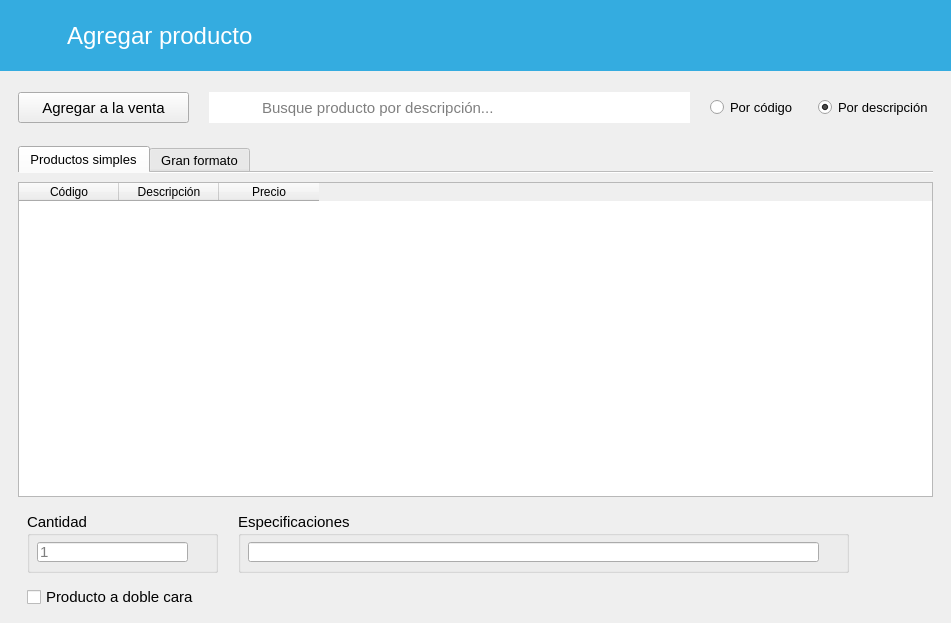
<?xml version="1.0" encoding="UTF-8"?>
<ui version="4.0">
 <class>AgregarProducto</class>
 <widget class="QWidget" name="AgregarProducto">
  <property name="geometry">
   <rect>
    <x>0</x>
    <y>0</y>
    <width>951</width>
    <height>623</height>
   </rect>
  </property>
  <property name="windowTitle">
   <string>Form</string>
  </property>
  <layout class="QVBoxLayout" name="verticalLayout_5">
   <property name="leftMargin">
    <number>0</number>
   </property>
   <property name="topMargin">
    <number>0</number>
   </property>
   <property name="rightMargin">
    <number>0</number>
   </property>
   <property name="bottomMargin">
    <number>0</number>
   </property>
   <item>
    <widget class="QFrame" name="frame">
     <property name="sizePolicy">
      <sizepolicy hsizetype="Expanding" vsizetype="Preferred">
       <horstretch>0</horstretch>
       <verstretch>0</verstretch>
      </sizepolicy>
     </property>
     <property name="styleSheet">
      <string notr="true">background-color: rgb(52, 172, 224);</string>
     </property>
     <property name="frameShadow">
      <enum>QFrame::Raised</enum>
     </property>
     <layout class="QVBoxLayout" name="verticalLayout_2">
      <property name="spacing">
       <number>0</number>
      </property>
      <property name="leftMargin">
       <number>0</number>
      </property>
      <property name="topMargin">
       <number>0</number>
      </property>
      <property name="rightMargin">
       <number>0</number>
      </property>
      <property name="bottomMargin">
       <number>0</number>
      </property>
      <item>
       <widget class="QFrame" name="frame_4">
        <property name="sizePolicy">
         <sizepolicy hsizetype="Maximum" vsizetype="Preferred">
          <horstretch>0</horstretch>
          <verstretch>0</verstretch>
         </sizepolicy>
        </property>
        <property name="styleSheet">
         <string notr="true">QFrame { border:none; }
background-color: rgb(52, 172, 224);</string>
        </property>
        <property name="frameShadow">
         <enum>QFrame::Raised</enum>
        </property>
        <layout class="QHBoxLayout" name="horizontalLayout">
         <property name="spacing">
          <number>15</number>
         </property>
         <property name="leftMargin">
          <number>20</number>
         </property>
         <property name="topMargin">
          <number>15</number>
         </property>
         <property name="rightMargin">
          <number>20</number>
         </property>
         <property name="bottomMargin">
          <number>15</number>
         </property>
         <item>
          <widget class="QPushButton" name="btRegresar">
           <property name="cursor">
            <cursorShape>PointingHandCursor</cursorShape>
           </property>
           <property name="styleSheet">
            <string notr="true">QPushButton {
        background-color: transparent;
        border: none;
        padding: 0px;
    }
    QPushButton:hover {
        background-color: rgba(255, 255, 255, 0);
    }
    QPushButton:pressed {
        background-color: rgba(255, 255, 255, 0);
    }</string>
           </property>
           <property name="icon">
            <iconset resource="../resources.qrc">
             <normaloff>:/img/resources/images/leftarrow.png</normaloff>:/img/resources/images/leftarrow.png</iconset>
           </property>
           <property name="iconSize">
            <size>
             <width>40</width>
             <height>40</height>
            </size>
           </property>
           <property name="flat">
            <bool>true</bool>
           </property>
          </widget>
         </item>
         <item>
          <widget class="QLabel" name="label">
           <property name="minimumSize">
            <size>
             <width>201</width>
             <height>41</height>
            </size>
           </property>
           <property name="font">
            <font>
             <pointsize>18</pointsize>
            </font>
           </property>
           <property name="styleSheet">
            <string notr="true">color: rgb(255, 255, 255);</string>
           </property>
           <property name="text">
            <string>Agregar producto</string>
           </property>
          </widget>
         </item>
        </layout>
       </widget>
      </item>
     </layout>
    </widget>
   </item>
   <item>
    <widget class="QFrame" name="frame_5">
     <property name="frameShadow">
      <enum>QFrame::Raised</enum>
     </property>
     <layout class="QHBoxLayout" name="horizontalLayout_4">
      <property name="spacing">
       <number>20</number>
      </property>
      <property name="leftMargin">
       <number>18</number>
      </property>
      <property name="topMargin">
       <number>15</number>
      </property>
      <property name="rightMargin">
       <number>18</number>
      </property>
      <property name="bottomMargin">
       <number>8</number>
      </property>
      <item>
       <widget class="QFrame" name="frame_7">
        <property name="frameShadow">
         <enum>QFrame::Raised</enum>
        </property>
        <layout class="QHBoxLayout" name="horizontalLayout_2">
         <property name="spacing">
          <number>0</number>
         </property>
         <property name="leftMargin">
          <number>0</number>
         </property>
         <property name="topMargin">
          <number>0</number>
         </property>
         <property name="rightMargin">
          <number>0</number>
         </property>
         <property name="bottomMargin">
          <number>0</number>
         </property>
         <item>
          <widget class="QPushButton" name="btAgregar">
           <property name="minimumSize">
            <size>
             <width>171</width>
             <height>31</height>
            </size>
           </property>
           <property name="font">
            <font>
             <pointsize>11</pointsize>
            </font>
           </property>
           <property name="text">
            <string>Agregar a la venta</string>
           </property>
           <property name="icon">
            <iconset resource="../resources.qrc">
             <normaloff>:/img/resources/images/accept.png</normaloff>:/img/resources/images/accept.png</iconset>
           </property>
          </widget>
         </item>
        </layout>
       </widget>
      </item>
      <item>
       <widget class="QFrame" name="frame_8">
        <property name="sizePolicy">
         <sizepolicy hsizetype="Expanding" vsizetype="Preferred">
          <horstretch>0</horstretch>
          <verstretch>0</verstretch>
         </sizepolicy>
        </property>
        <property name="frameShadow">
         <enum>QFrame::Raised</enum>
        </property>
        <layout class="QHBoxLayout" name="horizontalLayout_3">
         <property name="spacing">
          <number>0</number>
         </property>
         <property name="leftMargin">
          <number>0</number>
         </property>
         <property name="topMargin">
          <number>0</number>
         </property>
         <property name="rightMargin">
          <number>0</number>
         </property>
         <property name="bottomMargin">
          <number>0</number>
         </property>
         <item>
          <widget class="QLabel" name="label_2">
           <property name="minimumSize">
            <size>
             <width>51</width>
             <height>31</height>
            </size>
           </property>
           <property name="maximumSize">
            <size>
             <width>51</width>
             <height>31</height>
            </size>
           </property>
           <property name="styleSheet">
            <string notr="true">image: url(:/img/resources/images/magnifier.png);
background-color: rgb(255, 255, 255);</string>
           </property>
           <property name="text">
            <string/>
           </property>
          </widget>
         </item>
         <item>
          <widget class="QLineEdit" name="searchBar">
           <property name="minimumSize">
            <size>
             <width>0</width>
             <height>31</height>
            </size>
           </property>
           <property name="maximumSize">
            <size>
             <width>16777215</width>
             <height>31</height>
            </size>
           </property>
           <property name="font">
            <font>
             <pointsize>11</pointsize>
            </font>
           </property>
           <property name="frame">
            <bool>false</bool>
           </property>
           <property name="placeholderText">
            <string>Busque producto por descripción...</string>
           </property>
          </widget>
         </item>
        </layout>
       </widget>
      </item>
      <item alignment="Qt::AlignRight">
       <widget class="QRadioButton" name="btCodigo">
        <property name="font">
         <font>
          <pointsize>10</pointsize>
         </font>
        </property>
        <property name="text">
         <string>Por código</string>
        </property>
        <property name="checked">
         <bool>false</bool>
        </property>
        <attribute name="buttonGroup">
         <string notr="true">groupFiltro</string>
        </attribute>
       </widget>
      </item>
      <item alignment="Qt::AlignRight">
       <widget class="QRadioButton" name="btDescripcion">
        <property name="font">
         <font>
          <pointsize>10</pointsize>
         </font>
        </property>
        <property name="text">
         <string>Por descripción</string>
        </property>
        <property name="checked">
         <bool>true</bool>
        </property>
        <attribute name="buttonGroup">
         <string notr="true">groupFiltro</string>
        </attribute>
       </widget>
      </item>
     </layout>
    </widget>
   </item>
   <item>
    <widget class="QFrame" name="frame_2">
     <property name="sizePolicy">
      <sizepolicy hsizetype="Expanding" vsizetype="Expanding">
       <horstretch>0</horstretch>
       <verstretch>0</verstretch>
      </sizepolicy>
     </property>
     <property name="frameShadow">
      <enum>QFrame::Raised</enum>
     </property>
     <layout class="QVBoxLayout" name="verticalLayout_3">
      <property name="spacing">
       <number>0</number>
      </property>
      <property name="leftMargin">
       <number>18</number>
      </property>
      <property name="rightMargin">
       <number>18</number>
      </property>
      <property name="bottomMargin">
       <number>0</number>
      </property>
      <item>
       <widget class="QTabWidget" name="tabWidget">
        <property name="font">
         <font>
          <pointsize>10</pointsize>
         </font>
        </property>
        <property name="currentIndex">
         <number>0</number>
        </property>
        <property name="documentMode">
         <bool>true</bool>
        </property>
        <widget class="QWidget" name="tab_productos">
         <attribute name="title">
          <string>Productos simples</string>
         </attribute>
         <layout class="QVBoxLayout" name="verticalLayout">
          <property name="leftMargin">
           <number>0</number>
          </property>
          <property name="rightMargin">
           <number>0</number>
          </property>
          <item>
           <widget class="TablaDatos" name="tabla_seleccionar">
            <property name="minimumSize">
             <size>
              <width>0</width>
              <height>301</height>
             </size>
            </property>
            <attribute name="horizontalHeaderMinimumSectionSize">
             <number>80</number>
            </attribute>
            <column>
             <property name="text">
              <string>Código</string>
             </property>
            </column>
            <column>
             <property name="text">
              <string>Descripción</string>
             </property>
            </column>
            <column>
             <property name="text">
              <string>Precio</string>
             </property>
            </column>
           </widget>
          </item>
          <item alignment="Qt::AlignBottom">
           <widget class="QFrame" name="frame_3">
            <property name="sizePolicy">
             <sizepolicy hsizetype="Expanding" vsizetype="Expanding">
              <horstretch>0</horstretch>
              <verstretch>0</verstretch>
             </sizepolicy>
            </property>
            <property name="font">
             <font>
              <pointsize>10</pointsize>
             </font>
            </property>
            <property name="frameShadow">
             <enum>QFrame::Raised</enum>
            </property>
            <layout class="QGridLayout" name="gridLayout">
             <property name="rightMargin">
              <number>0</number>
             </property>
             <property name="bottomMargin">
              <number>5</number>
             </property>
             <property name="horizontalSpacing">
              <number>20</number>
             </property>
             <property name="verticalSpacing">
              <number>12</number>
             </property>
             <item row="0" column="0">
              <widget class="QGroupBox" name="groupBox">
               <property name="sizePolicy">
                <sizepolicy hsizetype="Fixed" vsizetype="Fixed">
                 <horstretch>0</horstretch>
                 <verstretch>0</verstretch>
                </sizepolicy>
               </property>
               <property name="minimumSize">
                <size>
                 <width>191</width>
                 <height>61</height>
                </size>
               </property>
               <property name="font">
                <font>
                 <pointsize>11</pointsize>
                </font>
               </property>
               <property name="title">
                <string>Cantidad</string>
               </property>
               <widget class="QLineEdit" name="txtCantidad">
                <property name="geometry">
                 <rect>
                  <x>10</x>
                  <y>30</y>
                  <width>151</width>
                  <height>20</height>
                 </rect>
                </property>
                <property name="font">
                 <font>
                  <pointsize>11</pointsize>
                 </font>
                </property>
                <property name="readOnly">
                 <bool>false</bool>
                </property>
                <property name="placeholderText">
                 <string>1</string>
                </property>
               </widget>
              </widget>
             </item>
             <item row="0" column="1" alignment="Qt::AlignLeft">
              <widget class="QGroupBox" name="groupBox_2">
               <property name="sizePolicy">
                <sizepolicy hsizetype="Expanding" vsizetype="Expanding">
                 <horstretch>0</horstretch>
                 <verstretch>0</verstretch>
                </sizepolicy>
               </property>
               <property name="minimumSize">
                <size>
                 <width>611</width>
                 <height>61</height>
                </size>
               </property>
               <property name="font">
                <font>
                 <pointsize>11</pointsize>
                </font>
               </property>
               <property name="title">
                <string>Especificaciones</string>
               </property>
               <widget class="QLineEdit" name="txtNotas">
                <property name="geometry">
                 <rect>
                  <x>10</x>
                  <y>30</y>
                  <width>571</width>
                  <height>20</height>
                 </rect>
                </property>
                <property name="sizePolicy">
                 <sizepolicy hsizetype="Expanding" vsizetype="Preferred">
                  <horstretch>0</horstretch>
                  <verstretch>0</verstretch>
                 </sizepolicy>
                </property>
                <property name="font">
                 <font>
                  <pointsize>11</pointsize>
                 </font>
                </property>
                <property name="text">
                 <string/>
                </property>
                <property name="readOnly">
                 <bool>false</bool>
                </property>
               </widget>
              </widget>
             </item>
             <item row="1" column="0">
              <widget class="QCheckBox" name="checkDuplex">
               <property name="font">
                <font>
                 <pointsize>11</pointsize>
                </font>
               </property>
               <property name="text">
                <string>Producto a doble cara</string>
               </property>
              </widget>
             </item>
            </layout>
           </widget>
          </item>
         </layout>
        </widget>
        <widget class="QWidget" name="tab_granformato">
         <attribute name="title">
          <string>Gran formato</string>
         </attribute>
         <layout class="QVBoxLayout" name="verticalLayout_4">
          <property name="leftMargin">
           <number>0</number>
          </property>
          <property name="rightMargin">
           <number>0</number>
          </property>
          <item>
           <widget class="TablaDatos" name="tabla_granformato">
            <property name="minimumSize">
             <size>
              <width>0</width>
              <height>301</height>
             </size>
            </property>
            <attribute name="horizontalHeaderMinimumSectionSize">
             <number>80</number>
            </attribute>
            <column>
             <property name="text">
              <string>Código</string>
             </property>
            </column>
            <column>
             <property name="text">
              <string>Descripción</string>
             </property>
            </column>
            <column>
             <property name="text">
              <string>Mínimo m²</string>
             </property>
            </column>
            <column>
             <property name="text">
              <string>Precio (m²)</string>
             </property>
            </column>
           </widget>
          </item>
          <item alignment="Qt::AlignBottom">
           <widget class="QFrame" name="frame_6">
            <property name="sizePolicy">
             <sizepolicy hsizetype="Expanding" vsizetype="Expanding">
              <horstretch>0</horstretch>
              <verstretch>0</verstretch>
             </sizepolicy>
            </property>
            <property name="font">
             <font>
              <pointsize>10</pointsize>
             </font>
            </property>
            <property name="frameShadow">
             <enum>QFrame::Raised</enum>
            </property>
            <layout class="QGridLayout" name="gridLayout_2">
             <property name="rightMargin">
              <number>0</number>
             </property>
             <property name="bottomMargin">
              <number>12</number>
             </property>
             <property name="horizontalSpacing">
              <number>20</number>
             </property>
             <item row="0" column="1" alignment="Qt::AlignLeft|Qt::AlignTop">
              <widget class="QGroupBox" name="groupBox_3">
               <property name="sizePolicy">
                <sizepolicy hsizetype="Expanding" vsizetype="Expanding">
                 <horstretch>0</horstretch>
                 <verstretch>0</verstretch>
                </sizepolicy>
               </property>
               <property name="minimumSize">
                <size>
                 <width>611</width>
                 <height>61</height>
                </size>
               </property>
               <property name="font">
                <font>
                 <pointsize>11</pointsize>
                </font>
               </property>
               <property name="title">
                <string>Especificaciones</string>
               </property>
               <widget class="QLineEdit" name="txtNotas_2">
                <property name="geometry">
                 <rect>
                  <x>10</x>
                  <y>30</y>
                  <width>571</width>
                  <height>20</height>
                 </rect>
                </property>
                <property name="sizePolicy">
                 <sizepolicy hsizetype="Expanding" vsizetype="Preferred">
                  <horstretch>0</horstretch>
                  <verstretch>0</verstretch>
                 </sizepolicy>
                </property>
                <property name="font">
                 <font>
                  <pointsize>11</pointsize>
                 </font>
                </property>
                <property name="text">
                 <string/>
                </property>
                <property name="readOnly">
                 <bool>false</bool>
                </property>
               </widget>
              </widget>
             </item>
             <item row="0" column="0">
              <widget class="QGroupBox" name="groupBox_4">
               <property name="sizePolicy">
                <sizepolicy hsizetype="Fixed" vsizetype="Fixed">
                 <horstretch>0</horstretch>
                 <verstretch>0</verstretch>
                </sizepolicy>
               </property>
               <property name="minimumSize">
                <size>
                 <width>245</width>
                 <height>89</height>
                </size>
               </property>
               <property name="font">
                <font>
                 <pointsize>11</pointsize>
                </font>
               </property>
               <property name="title">
                <string>Medidas</string>
               </property>
               <layout class="QGridLayout" name="gridLayout_3">
                <item row="0" column="0">
                 <widget class="QLabel" name="label_3">
                  <property name="font">
                   <font>
                    <pointsize>11</pointsize>
                   </font>
                  </property>
                  <property name="text">
                   <string>Ancho:</string>
                  </property>
                 </widget>
                </item>
                <item row="0" column="1">
                 <widget class="QLineEdit" name="txtAncho">
                  <property name="font">
                   <font>
                    <pointsize>11</pointsize>
                   </font>
                  </property>
                 </widget>
                </item>
                <item row="0" column="2">
                 <widget class="QRadioButton" name="btAnchoCm">
                  <property name="font">
                   <font>
                    <pointsize>11</pointsize>
                   </font>
                  </property>
                  <property name="text">
                   <string>cm</string>
                  </property>
                  <property name="checked">
                   <bool>false</bool>
                  </property>
                  <property name="autoExclusive">
                   <bool>true</bool>
                  </property>
                  <attribute name="buttonGroup">
                   <string notr="true">buttonGroup</string>
                  </attribute>
                 </widget>
                </item>
                <item row="0" column="3">
                 <widget class="QRadioButton" name="btAnchoM">
                  <property name="font">
                   <font>
                    <pointsize>11</pointsize>
                   </font>
                  </property>
                  <property name="text">
                   <string>m</string>
                  </property>
                  <property name="checked">
                   <bool>true</bool>
                  </property>
                  <property name="autoExclusive">
                   <bool>true</bool>
                  </property>
                  <attribute name="buttonGroup">
                   <string notr="true">buttonGroup</string>
                  </attribute>
                 </widget>
                </item>
                <item row="1" column="0">
                 <widget class="QLabel" name="label_4">
                  <property name="font">
                   <font>
                    <pointsize>11</pointsize>
                   </font>
                  </property>
                  <property name="text">
                   <string>Alto:</string>
                  </property>
                 </widget>
                </item>
                <item row="1" column="1">
                 <widget class="QLineEdit" name="txtAlto">
                  <property name="font">
                   <font>
                    <pointsize>11</pointsize>
                   </font>
                  </property>
                 </widget>
                </item>
                <item row="1" column="2">
                 <widget class="QRadioButton" name="btAltoCm">
                  <property name="font">
                   <font>
                    <pointsize>11</pointsize>
                   </font>
                  </property>
                  <property name="text">
                   <string>cm</string>
                  </property>
                  <property name="checked">
                   <bool>false</bool>
                  </property>
                  <property name="autoExclusive">
                   <bool>true</bool>
                  </property>
                  <attribute name="buttonGroup">
                   <string notr="true">buttonGroup_2</string>
                  </attribute>
                 </widget>
                </item>
                <item row="1" column="3">
                 <widget class="QRadioButton" name="btAltoM">
                  <property name="font">
                   <font>
                    <pointsize>11</pointsize>
                   </font>
                  </property>
                  <property name="text">
                   <string>m</string>
                  </property>
                  <property name="checked">
                   <bool>true</bool>
                  </property>
                  <property name="autoExclusive">
                   <bool>true</bool>
                  </property>
                  <attribute name="buttonGroup">
                   <string notr="true">buttonGroup_2</string>
                  </attribute>
                 </widget>
                </item>
               </layout>
              </widget>
             </item>
            </layout>
           </widget>
          </item>
         </layout>
        </widget>
       </widget>
      </item>
     </layout>
    </widget>
   </item>
  </layout>
 </widget>
 <customwidgets>
  <customwidget>
   <class>TablaDatos</class>
   <extends>QTableWidget</extends>
   <header>utils.mywidgets.h</header>
  </customwidget>
 </customwidgets>
 <resources>
  <include location="../resources.qrc"/>
 </resources>
 <connections/>
 <buttongroups>
  <buttongroup name="buttonGroup"/>
  <buttongroup name="buttonGroup_2"/>
  <buttongroup name="groupFiltro"/>
 </buttongroups>
</ui>
